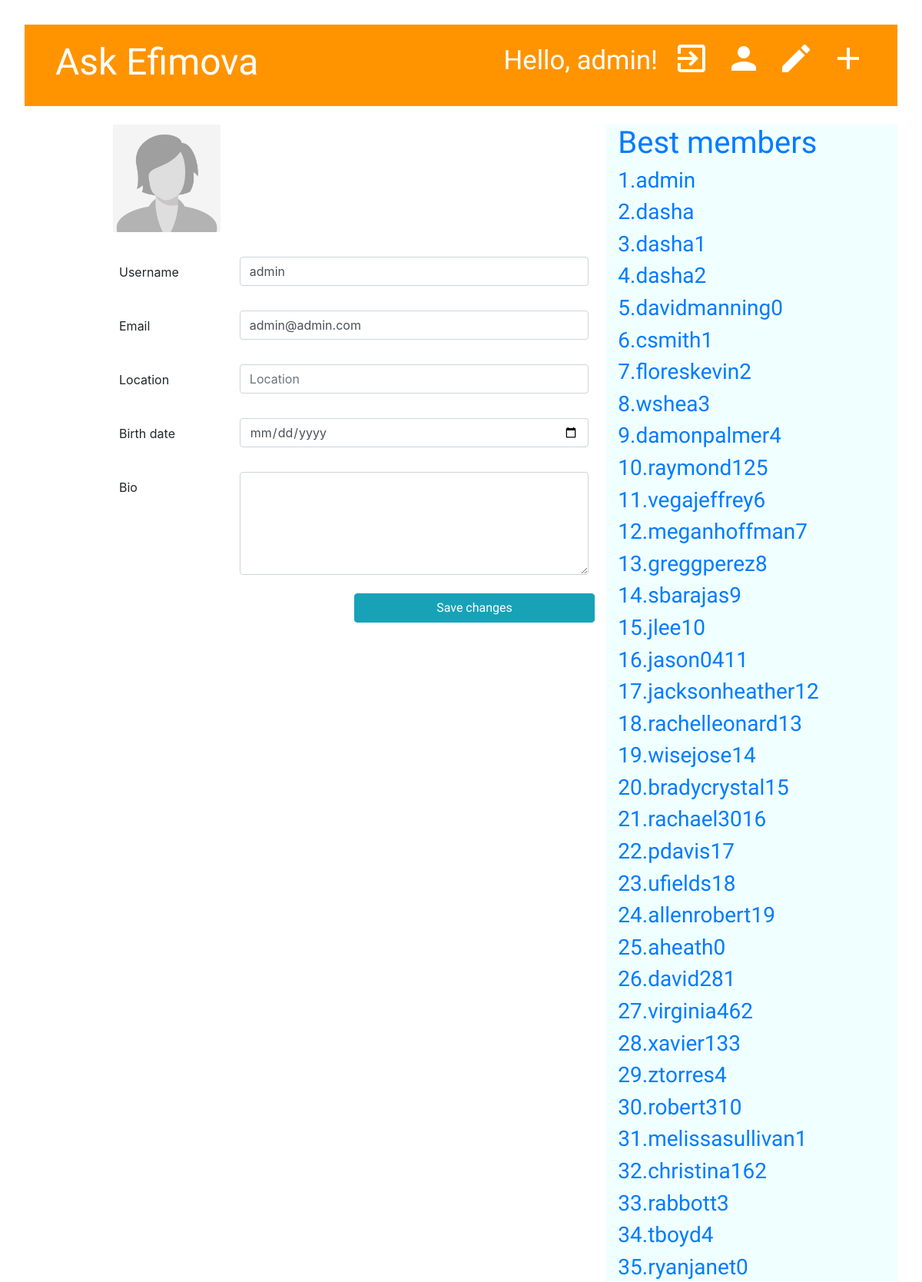
Screenshot of /profile/ (signed in, upper part) with the database file from the repository.
### blog/models.py (models this page shows)
class MyUser(AbstractBaseUser, PermissionsMixin):
    username = models.CharField(max_length=120,
                                validators=[
                                    RegexValidator(regex=USERNAME_REGEX,
                                                   message="username must be..",
                                                   code="invalid_username")],
                                unique=True)
    is_superuser = models.BooleanField(default=False)
    email = models.EmailField(max_length=255, unique=True, verbose_name='email address')
    is_admin = models.BooleanField(default=False)
    is_staff = models.BooleanField(default=False)
    objects = MyUserManager()
    USERNAME_FIELD = 'username'
    REQUIRED_FIELDS = ['email']

### blog/views.py (the view)
# urls.py: path('profile/', views.update_profile, name='profile'),
@login_required
@transaction.atomic
def update_profile(request):
    myuser = request.user
    profile = UserProfile.objects.get(user=myuser)
    picture = profile.picture
    if request.method == 'POST':
        user_form = UserForm(request.POST, instance=myuser)
        profile_form = UserProfileForm(request.POST, instance=profile)
        if user_form.is_valid() and profile_form.is_valid():
            user_form.save()
            profile_form.save()
            return redirect('profile')
    else:
        user_form = UserForm(instance=myuser)
        profile_form = UserProfileForm(instance=profile)
    tags = Tag.objects.all()
    users = MyUser.objects.all()
    return render(request, 'blog/profile.html', {
        'picture': picture,
        'user_form': user_form,
        'profile_form': profile_form,
        'tags': tags,
        'users': users
    })

### blog/forms.py
class UserForm(forms.ModelForm):
    class Meta:
        model = User
        fields = ('username', 'email')

class UserProfileForm(forms.ModelForm):
    class Meta:
        model = UserProfile
        fields = ('picture', 'bio', 'location', 'birth_date')

### blog/templates/blog/profile.html (shortened to what this page needs)
{% extends 'blog/base.html' %}
{% block content %}
<div class="mb-4">
  <img src="../media/user.jpg" height="140" width="140">
</div>
<form action="" class="width: 400px" method="POST">
  <div class="d-flex align-items-start flex-row w-100">
    <div class="p-2 pt-3 w-25">
      <label for="username1">Username</label>
    </div>
    <div class="p-2 w-75">
      <div class="form-group">
        <input type="text" class="form-control" id="username1" name="username" placeholder="Username" value="{{user_form.username.value}}">
      </div>
    </div>
  </div>
  <div class="d-flex align-items-start flex-row w-100">
    <div class="p-2 pt-3 w-25">
      <label for="email">Email</label>
    </div>
    <div class="p-2 w-75">
      <div class="form-group">
        <input type="email" class="form-control" id="email"  name="email" placeholder="Email" value="{{user_form.email.value}}">
      </div>
    </div>
  </div>
  <div class="d-flex align-items-start flex-row w-100">
    <div class="p-2 pt-3 w-25">
      <label for="location">Location</label>
    </div>
    <div class="p-2 w-75">
      <div class="form-group">
        <input type="text" class="form-control" id="location" name="location" placeholder="Location" value="{{ profile_form.location.value}}">
      </div>
    </div>
  </div>
  <div class="d-flex align-items-start flex-row w-100">
    <div class="p-2 pt-3 w-25">
      <label for="birth_date">Birth date</label>
    </div>
    <div class="p-2 w-75">
      <div class="form-group">
        <input type="date" class="form-control" id="birth_date" name="birth_date" placeholder="Birth date" value="{{ profile_form.birth_date.value }}">
      </div>
    </div>
  </div>
  <div class="d-flex align-items-start flex-row w-100">
    <div class="p-2 pt-3 w-25">
      <label for="bio">Bio</label>
    </div>
    <div class="p-2 w-75">
      <div class="form-group">
        <textarea type="text" class="form-control" id="bio" name="bio" placeholder="Bio" rows="5"> {{ profile_form.bio.value }}</textarea>
      </div>
    </div>
  </div>
  <div class="d-flex justify-content-end">
    <button type="submit" class="btn btn-info w-50">Save changes</button>
  </div>
</form>
{% endblock %}

### blog/templates/blog/base.html (shortened to what this page needs)
{% load static %}
<html>
    <head>
        <link rel="stylesheet" href="https://stackpath.bootstrapcdn.com/bootstrap/4.3.1/css/bootstrap.min.css">
        <link rel="stylesheet" href="{% static 'css/blog.css' %}">
        <link rel="stylesheet" href="{% static 'css/icons.css' %}">
    </head>
    <div class="page-header">
        {% if user.is_authenticated %}
        <a href="{% url 'post_new' %}" class="top-menu">
            <i class="material-icons md-48">add</i>
        </a>
        <a href="{% url 'post_list' %}" class="top-menu">
            <i class="material-icons md-48">edit</i>
        </a>
        <a href="{% url 'profile' %}" class="top-menu">
            <i class="material-icons md-48">person</i>
        </a>
        <a href="{% url 'logout' %}" class="top-menu">
            <i class="material-icons md-48">exit_to_app</i>
        </a>
        <p class="top-menu">Hello, {{ user.username }}!</p>
        {% else %}
        <a href="{% url 'register' %}" class="top-menu">
            <i class="material-icons md-36">arrow_forward</i>
        </a>
        {% endif %}
        <h1><a href="/">Ask Efimova</a></h1>
    </div>
    <br>
    <div class="container">
        <div class="row">
            <div class="col-md-8">
                <div class="content">
                    {% block content %}
                    {% endblock %}
                </div>
            </div>
            <div class="col-md-4 blue">
                {% if users %}
                <h1>
                    <span class="label label-info">
                        <a href="">Best members</a>
                    </span>
                </h1>
                {% for user in users %}
                <h3><a href=""> {{ user.id }}.{{ user.username }}</a></h3>
                {% endfor %}
                {% endif %}
            </div>
        </div>
    </div>
</html>

### blog/static/css/blog.css (style rules this page uses)
.page-header { background-color: #ff9400; margin-top: 0; padding: 20px 20px 20px 40px; }
.page-header h1, .page-header h1 a, .page-header h1 a:visited, .page-header h1 a:active { color: #ffffff; font-size: 36pt; text-decoration: none; }
.content { margin-left: 100px; }
h1, h2, h3, h4, h5, h6, p { color: darkslategrey; font-family: 'Margarine', cursive; }
a, button { font-family: 'Margarine', cursive; }
.top-menu, .top-menu:hover, .top-menu:visited { color: #ffffff; float: right; font-size: 26pt; margin-right: 20px; }
.blue { background-color: azure; }

### rows the page displays
MyUser: username "admin", email "admin@admin.com", id "1"
MyUser: id "2", username "dasha"
MyUser: id "3", username "dasha1"
MyUser: id "4", username "dasha2"
MyUser: id "5", username "davidmanning0"
MyUser: id "6", username "csmith1"
MyUser: id "7", username "floreskevin2"
MyUser: id "8", username "wshea3"
MyUser: id "9", username "damonpalmer4"
MyUser: id "10", username "raymond125"
MyUser: id "11", username "vegajeffrey6"
MyUser: id "12", username "meganhoffman7"
MyUser: id "13", username "greggperez8"
MyUser: id "14", username "sbarajas9"
MyUser: id "15", username "jlee10"
MyUser: id "16", username "jason0411"
MyUser: id "17", username "jacksonheather12"
MyUser: id "18", username "rachelleonard13"
MyUser: id "19", username "wisejose14"
MyUser: id "20", username "bradycrystal15"
MyUser: id "21", username "rachael3016"
MyUser: id "22", username "pdavis17"
MyUser: id "23", username "ufields18"
MyUser: id "24", username "allenrobert19"
MyUser: id "25", username "aheath0"
MyUser: id "26", username "david281"
MyUser: id "27", username "virginia462"
MyUser: id "28", username "xavier133"
MyUser: id "29", username "ztorres4"
MyUser: id "30", username "robert310"
MyUser: id "31", username "melissasullivan1"
MyUser: id "32", username "christina162"
MyUser: id "33", username "rabbott3"
MyUser: id "34", username "tboyd4"
MyUser: id "35", username "ryanjanet0"
